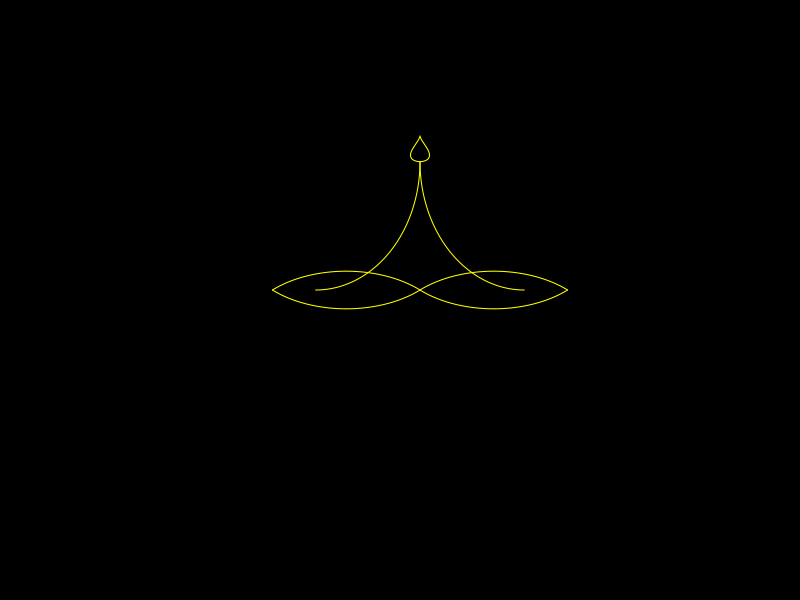

Generate this figure with R:
# criado a partir de medita.R 
# limpa arquivo
# problema: lembra um pênis

# svg("medita-2023-05-11.svg")
par(bg='black')

# circulo (de memória)
t=(0:628)/100
scalex=15;
scaley=15;
x0=0;
y0=0;
x = scalex*cos(t)+x0;
y = scaley*sin(t)+y0;
plot(x,y, col='black', bg='black', type='line');

# circulo (de memória)
t=((100*5*pi/4):(100*7*pi/4))/100
scalex=5;
scaley=5;
x0=5*cos(pi/4);
y0=5*sin(pi/4);
x = scalex*cos(t)+x0;
y = scaley*sin(t)+y0;
lines(x,y, col='yellow', bg='black', type='line');

# circulo (de memória)
t=((100*5*pi/4):(100*7*pi/4))/100
scalex=5;
scaley=5;
x0=5*cos(3*pi/4);
y0=5*sin(3*pi/4);
x = scalex*cos(t)+x0;
y = scaley*sin(t)+y0;
lines(x,y, col='yellow', bg='black', type='line');

# circulo (de memória)
t=((100*pi/4):(100*3*pi/4))/100
scalex=5;
scaley=5;
x0=5*cos(5*pi/4);
y0=5*sin(5*pi/4);
x = scalex*cos(t)+x0;
y = scaley*sin(t)+y0;
lines(x,y, col='yellow', bg='black', type='line');

# circulo (de memória)
t=((100*pi/4):(100*3*pi/4))/100
scalex=5;
scaley=5;
x0=5*cos(7*pi/4);
y0=5*sin(7*pi/4);
x = scalex*cos(t)+x0;
y = scaley*sin(t)+y0;
lines(x,y, col='yellow', bg='black', type='line');

# circulo (de memória)
t=((100*pi):(100*3*pi/2))/100
scalex=5;
scaley=10;
x0=5;
y0=10;
x = scalex*cos(t)+x0;
y = scaley*sin(t)+y0;
lines(x,y, col='yellow', bg='black', type='line');

# circulo (de memória)
t=((100*3*pi/2):(100*2*pi))/100
scalex=5;
scaley=10;
x0=-5;
y0=10;
x = scalex*cos(t)+x0;
y = scaley*sin(t)+y0;
lines(x,y, col='yellow', bg='black', type='line');


# gota  https://math.stackexchange.com/questions/51539/a-math-function-that-draws-water-droplet-shape
t=(0:628)/100
a=0.35
b=1
ytrans=12;
x = a*(1-sin(t)) * cos(t)
y = b*(sin(t)-1)+ytrans;
#points(x,y, col='yellow', bg='black')
lines(x,y, col='yellow', bg='black')

# dev.off()

